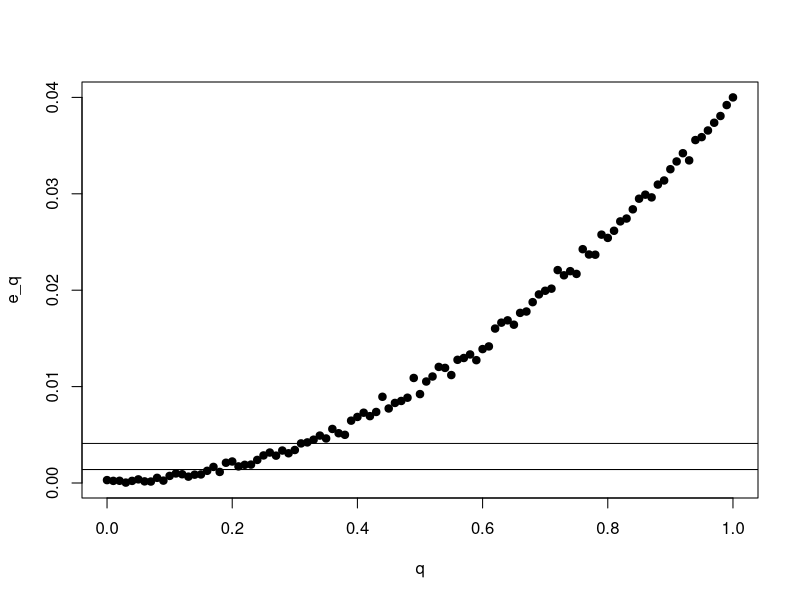

The R source for this figure:
# Link overleaf: https://www.overleaf.com/project/5d71179c4e863e000133fe9f
# Link consignas: http://cms.dm.uba.ar/academico/materias/2docuat2019/estadistica_M/2019/tp2.pdf

procedure_one_person <- function(p) {
	dice <- sample(1:6, 1)
	if (dice <= 2) {
		return (runif(1) <= p)
	}
	return (sample(0:1, 1))
}

p_emv <- function(n, p, q=0) {
	reality <- 0
    for (person in 1:n) {
        reality <- reality + (runif(1) <= p) * (runif(1) >= q)
    }
#    print(paste(reality, n))
    return (reality / n)
}

p_a <- function(n, p) {
	reality <- 0
    for (person in 1:n) {
        reality <- reality + procedure_one_person(p)
    }
    return (3 * reality / n - 1)
}

p_b <- function(n, p) {
    tmp <- p_a(n, p)
    if (0 <= tmp && tmp <= 1) {
		return (tmp);
	}
	if (tmp > 1) {
		return (1)
	}
	return (0)
#    return (tmp * (0 <= tmp && tmp <= 1) + (tmp > 1))
}

monte_carlo <- function(func, n, p, n_rep=10) {
	result <- 0
	for (essay in 1:n_rep) {
		
		result <- result + ((func(n, p) - p) ^ 2)
	}
	return (result / n_rep)
}

ej2 <- function(n=1000, p=0.2) {
	print(paste("El ECM de P_a es: ", monte_carlo(p_a, n, p)))
	print(paste("El ECM del P_emv es: ", monte_carlo(p_emv, n, p)))
}

ej3 <- function(n=1000, p=0.2) {
	print(paste("El ECM de P_b es: ", monte_carlo(p_b, n, p)))
}

ej4 <- function(n=1000, p=0.2, q=0.4) {
	set_q <- (function(n, p) p_emv(n, p, q))
	e_q <- monte_carlo(set_q, n, p)
	return (e_q)
}

ej5 <- function(n_sample=100, n=1000, p=0.2) {
	q_vec <- c()
	e_q_vec <- c()
	for (i in 0:n_sample) {
		q <- i / n_sample
		q_vec <- c(q_vec, q)
		e_q_vec <- c(e_q_vec, ej4(n, p, q))
	}

	a <- monte_carlo(p_a, n, p)
	b <- monte_carlo(p_b, n, p)
	print(paste(a, b));
	FILES_FOLDER = getwd();
	filepath = paste(FILES_FOLDER, "ej5.png", sep="/");
	png(filepath);
	plot(q_vec, e_q_vec, xlab="q", ylab="e_q", pch=19);
	abline(h=a);
	abline(h=b);
	print(paste("See file ", filepath));
	dev.off();
}

ej2();
ej3();
ej4();
ej5();

